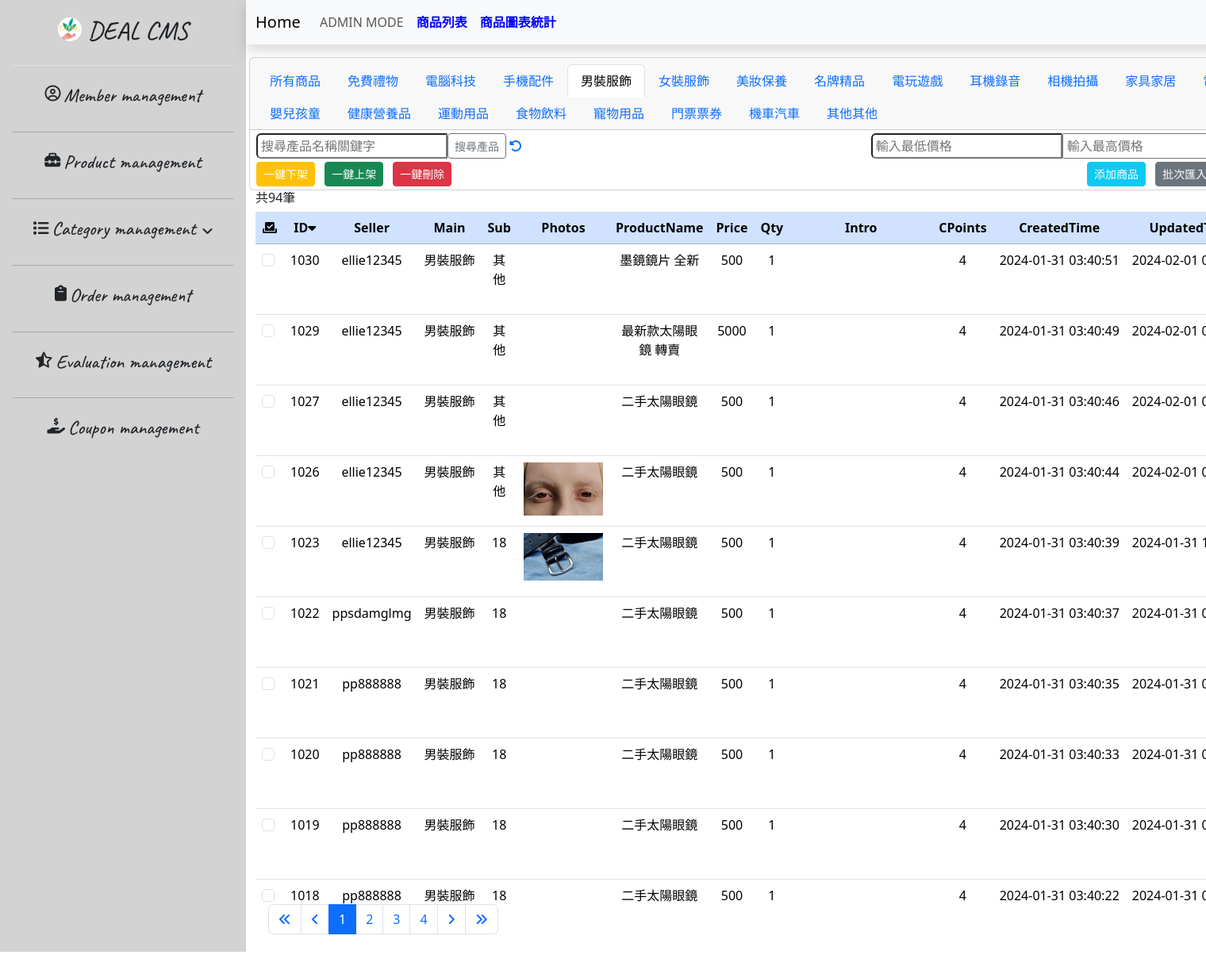
The page /21.product_list-admin_boy.php (signed in) on the database its author committed.
### tables this page shows
CREATE TABLE `products` (
  `id` int NOT NULL,
  `seller_id` varchar(20) NOT NULL,
  `main_category` int NOT NULL,
  `sub_category` varchar(20) NOT NULL,
  `product_photos` varchar(300) NOT NULL,
  `product_name` varchar(60) NOT NULL,
  `product_price` int NOT NULL,
  `product_quantity` int NOT NULL,
  `product_intro` varchar(500) DEFAULT NULL,
  `carbon_points_available` int NOT NULL,
  `created_at` timestamp NOT NULL DEFAULT CURRENT_TIMESTAMP,
  `edit_new` timestamp NOT NULL DEFAULT CURRENT_TIMESTAMP,
  `status_now` varchar(10) NOT NULL
);

CREATE TABLE `categories_main` (
  `id` int NOT NULL,
  `main` varchar(10) NOT NULL,
  `carbon_points_available` int NOT NULL
);

### 21.product_list-admin_boy.php (the view, shortened to what this page needs)
<?php
require __DIR__ . '/0.parts/pdo-connect.php';
$page = isset($_GET['page']) ? intval($_GET['page']) : 1;
$perPage = 25;
$t_sql = "SELECT count(1) FROM products JOIN categories_main ON products.main_category = categories_main.id WHERE main = '男裝服飾'";
$totalRows = $pdo->query($t_sql)->fetch(PDO::FETCH_NUM)[0];
$totalPages = ceil($totalRows / $perPage);
if ($totalRows) {
    $sql = sprintf("SELECT products.id, seller_id, main_category, sub_category, product_photos, product_name, product_price, product_quantity, product_intro, products.carbon_points_available, created_at, edit_new, status_now, main FROM products JOIN categories_main ON products.main_category = categories_main.id WHERE main = '男裝服飾' ORDER BY id DESC LIMIT %s, %s", ($page - 1) * $perPage, $perPage);
    $rows = $pdo->query($sql)->fetchAll();
}
?>
<?php include __DIR__ . '/0.parts/html-head.php' ?>
<?php include __DIR__ . '/0.parts/sidebar.php' ?>
<div class="container-fluid px-0 mx-0">
    <?php include __DIR__ . '/0.parts/navbar.20_product.php' ?>
    <div class="container-fluid table-bordered table-striped overflow-auto">
        <div class="row">
            <div class="col">
                <h6>共<?= $totalRows ?>筆</h6>
                <table id="myTable" class="table table-hover sortable-table">
                    <thead>
                        <tr class="table-primary text-center">
                            <th><i id="selectAll" class="fa-solid fa-check-to-slot" title="全選/選取checkBox"></i></th>
                            <th>ID<i id="sortIcon" class="fa-solid fa-caret-down" onclick="sortTable()" title="變更排序"></i></th>
                            <th>Seller</th>
                            <th>Main</th>
                            <th>Sub</th>
                            <th>Photos</th>
                            <th>ProductName</th>
                            <th>Price</th>
                            <th>Qty</th>
                            <th>Intro</th>
                            <th>CPoints</th>
                            <th>CreatedTime</th>
                            <th>UpdatedTime</th>
                        </tr>
                    </thead>
                    <tbody>
                        <?php foreach ($rows as $r) : ?>
                            <tr class="text-center">
                                <td><input class="form-check-input me-1" type="checkbox" value="<?= $r['id'] ?>" id="flexCheck<?= $r['id'] ?>" name="delete_ids[]"></td>
                                <td><?= $r['id'] ?></td>
                                <td><?= $r['seller_id'] ?></td>
                                <td class="text-nowrap"><?= $r['main'] ?></td>
                                <td><?= $r['sub_category'] ?></td>
                                <td><img class="td-img" src="./02.imgs/<?= explode(",", $r['product_photos'])[0] ?>" alt=""></td>
                                <td><?= $r['product_name'] ?></td>
                                <td><?= $r['product_price'] ?></td>
                                <td><?= $r['product_quantity'] ?></td>
                                <td class="text-truncate" style="max-width: 180px;"><?= $r['product_intro'] ?></td>
                                <td><?= $r['carbon_points_available'] ?></td>
                                <td class="text-nowrap"><?= $r['created_at'] ?></td>
                                <td class="text-nowrap"><?= $r['edit_new'] ?></td>
                            </tr>
                        <?php endforeach ?>
                    </tbody>
                </table>
            </div>
        </div>
    </div>
    <div class="row mx-3">
        <div class="col">
            <nav aria-label="Page navigation example">
                <ul class="pagination">
                    <li class="page-item">
                        <a class="page-link" href="?page=1">
                            <i class="fa-solid fa-angles-left"></i>
                        </a>
                    </li>
                    <li class="page-item">
                        <a class="page-link" href="?page=<?= $page != 1 ? $page - 1 : 1 ?>">
                            <i class="fa-solid fa-angle-left"></i>
                        </a>
                    </li>
                    <?php $visiblePageRange = 5;
                    $startPage = max(1, $page - floor($visiblePageRange / 2));
                    $endPage = min($totalPages, $startPage + $visiblePageRange - 1); ?>
                    <?php for ($i = $startPage; $i <= $endPage; $i++) : ?>
                        <li class="page-item <?= $page == $i ? 'active' : '' ?>">
                            <a class="page-link" href="?page=<?= $i ?>"><?= $i ?></a>
                        </li>
                    <?php endfor ?>
                    <li class="page-item">
                        <a class="page-link" href="?page=<?= $page != 40 ? $page + 1 : 40 ?>">
                            <i class="fa-solid fa-angle-right"></i>
                        </a>
                    </li>
                    <li class="page-item">
                        <a class="page-link" href="?page=40">
                            <i class="fa-solid fa-angles-right"></i>
                        </a>
                    </li>
                </ul>
            </nav>
        </div>
    </div>
</div>
<?php include __DIR__ . '/0.parts/html-foot.php' ?>

### 0.parts/html-head.php (style rules this page uses)
body { height: 1200px; }

### 21.product_list-admin_boy.php (style rules this page uses)
.td-img { width: 100px; }
.overflow-auto { height: 900px; }

### rows shown on the page
products: id "1030", seller "ellie12345", main_category.main "男裝服飾", sub_category "其他", product_name "墨鏡鏡片 全新", product_price "500", product_quantity "1", carbon_points_available "4", created_at "2024-01-31 03:40:51", edit_new "2024-02-01…"
products: id "1029", seller "ellie12345", main_category.main "男裝服飾", sub_category "其他", product_name "最新款太陽眼鏡 轉賣", product_price "5000", product_quantity "1", carbon_points_available "4", created_at "2024-01-31 03:40:49", edit_new "2024-02-01…"
products: id "1027", seller "ellie12345", main_category.main "男裝服飾", sub_category "其他", product_name "二手太陽眼鏡", product_price "500", product_quantity "1", carbon_points_available "4", created_at "2024-01-31 03:40:46", edit_new "2024-02-01…"
products: id "1026", seller "ellie12345", main_category.main "男裝服飾", sub_category "其他", product_photos (picture), product_name "二手太陽眼鏡", product_price "500", product_quantity "1", carbon_points_available "4", created_at "2024-01-31 03:40:44", edit_new "2024-02-01…"
products: id "1023", seller "ellie12345", main_category.main "男裝服飾", sub_category "18", shows a picture, product_name "二手太陽眼鏡", product_price "500", product_quantity "1", carbon_points_available "4", created_at "2024-01-31 03:40:39", edit_new "2024-01-31…"
products: id "1022", seller "ppsdamglmg", main_category.main "男裝服飾", sub_category "18", product_name "二手太陽眼鏡", product_price "500", product_quantity "1", carbon_points_available "4", created_at "2024-01-31 03:40:37", edit_new "2024-01-31…"
products: id "1021", seller "pp888888", main_category.main "男裝服飾", sub_category "18", product_name "二手太陽眼鏡", product_price "500", product_quantity "1", carbon_points_available "4", created_at "2024-01-31 03:40:35", edit_new "2024-01-31…"
products: id "1020", seller "pp888888", main_category.main "男裝服飾", sub_category "18", product_name "二手太陽眼鏡", product_price "500", product_quantity "1", carbon_points_available "4", created_at "2024-01-31 03:40:33", edit_new "2024-01-31…"
products: id "1019", seller "pp888888", main_category.main "男裝服飾", sub_category "18", product_name "二手太陽眼鏡", product_price "500", product_quantity "1", carbon_points_available "4", created_at "2024-01-31 03:40:30", edit_new "2024-01-31…"
products: id "1018", seller "pp888888", main_category.main "男裝服飾", sub_category "18", product_name "二手太陽眼鏡", product_price "500", product_quantity "1", carbon_points_available "4", created_at "2024-01-31 03:40:22", edit_new "2024-01-31…"

### other values the page prints
$totalRows "94"
